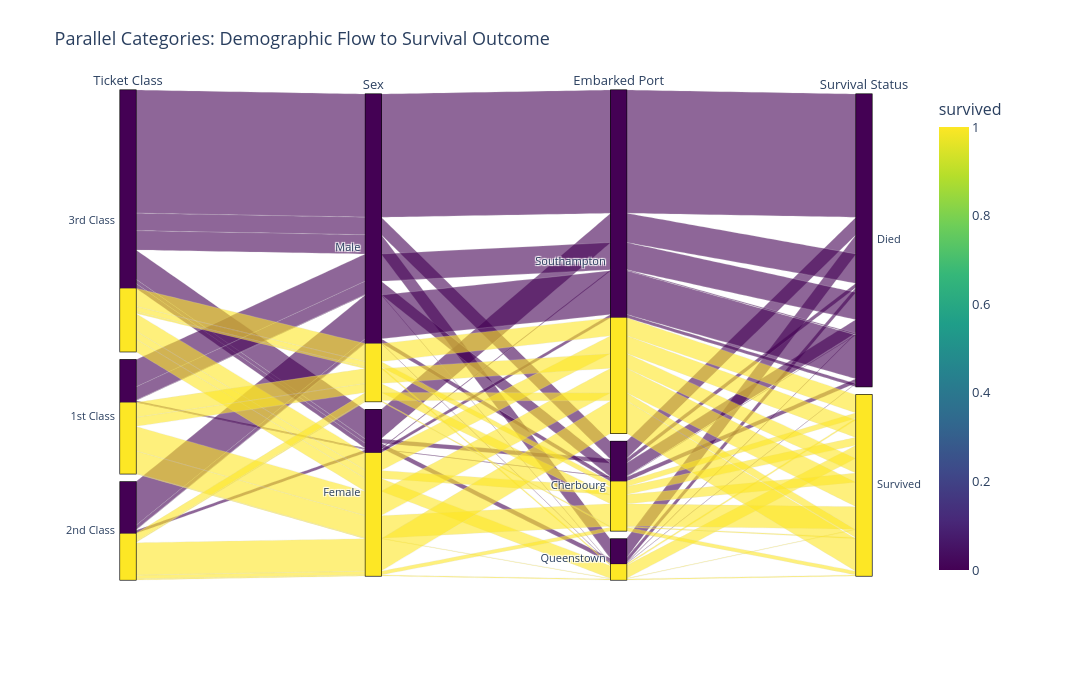

Here is the notebook cell this chart was saved with:
### Code cell
# 4. Interactive Parallel Categories Flow
vis_df = df.copy()
vis_df["Survival Status"] = vis_df["survived"].map({0: "Died", 1: "Survived"})
vis_df["Ticket Class"] = vis_df["pclass"].map({1: "1st Class", 2: "2nd Class", 3: "3rd Class"})
vis_df["Sex"] = vis_df["sex"].astype(str).str.strip().str.title()
vis_df["Embarked Port"] = vis_df["embarked"].astype(str).str.strip().str.upper().map({
    "S": "Southampton",
    "C": "Cherbourg",
    "Q": "Queenstown",
})
vis_df["Ticket Class"] = pd.Categorical(
    vis_df["Ticket Class"],
    categories=["1st Class", "2nd Class", "3rd Class"],
    ordered=True,
)
vis_df["Sex"] = pd.Categorical(vis_df["Sex"], categories=["Female", "Male"], ordered=True)
vis_df["Embarked Port"] = pd.Categorical(
    vis_df["Embarked Port"],
    categories=["Cherbourg", "Queenstown", "Southampton"],
    ordered=True,
)
vis_df["Survival Status"] = pd.Categorical(
    vis_df["Survival Status"],
    categories=["Died", "Survived"],
    ordered=True,
)
parcat_df = vis_df.dropna(subset=["Embarked Port", "Sex", "Ticket Class", "Survival Status"])

fig_parcat = px.parallel_categories(
    parcat_df,
    dimensions=["Ticket Class", "Sex", "Embarked Port", "Survival Status"],
    color="survived", 
    color_continuous_scale=px.colors.sequential.Viridis,
    title="Parallel Categories: Demographic Flow to Survival Outcome"
)
fig_parcat.update_layout(
    autosize=False,
    height=700,
    width=1300,
    margin=dict(t=90, l=80, r=180, b=120),
    font=dict(size=13),
)
fig_parcat.show()

### Figure 1 — Plotly figure (JSON) as saved in the notebook; plotly's stock layout.template omitted (floating-point values rounded to 4 significant figures; data arrays with more than 128 entries replaced by an {"elided": "..."} marker saying what was removed)
{"data": [{"dimensions": [{"label": "Ticket Class", "values": {"elided": "889 str values"}}, {"label": "Sex", "values": {"elided": "889 str values"}}, {"label": "Embarked Port", "values": {"elided": "889 str values"}}, {"label": "Survival Status", "values": {"elided": "889 str values"}}], "domain": {"x": [0.0, 1.0], "y": [0.0, 1.0]}, "line": {"color": {"elided": "889 int values"}, "coloraxis": "coloraxis"}, "name": "", "type": "parcats"}], "layout": {"autosize": false, "coloraxis": {"autocolorscale": false, "colorbar": {"title": {"text": "survived"}}, "colorscale": [[0.0, "#440154"], [0.1111, "#482878"], [0.2222, "#3e4989"], [0.3333, "#31688e"], [0.4444, "#26828e"], [0.5556, "#1f9e89"], [0.6667, "#35b779"], [0.7778, "#6ece58"], [0.8889, "#b5de2b"], [1.0, "#fde725"]]}, "font": {"size": 13}, "height": 700, "legend": {"tracegroupgap": 0}, "margin": {"b": 120, "l": 80, "r": 180, "t": 90}, "title": {"text": "Parallel Categories: Demographic Flow to Survival Outcome"}, "width": 1300}}
